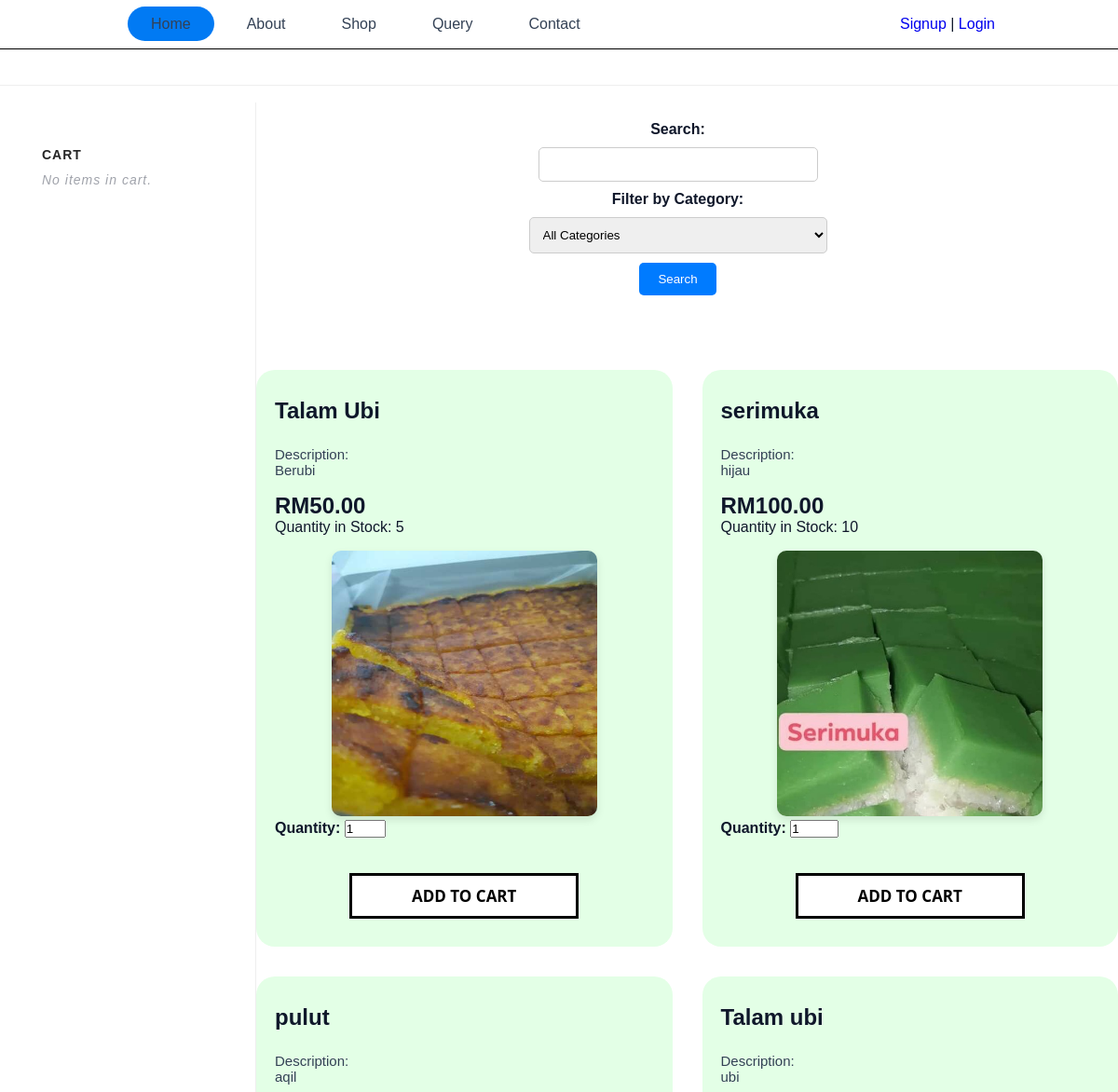
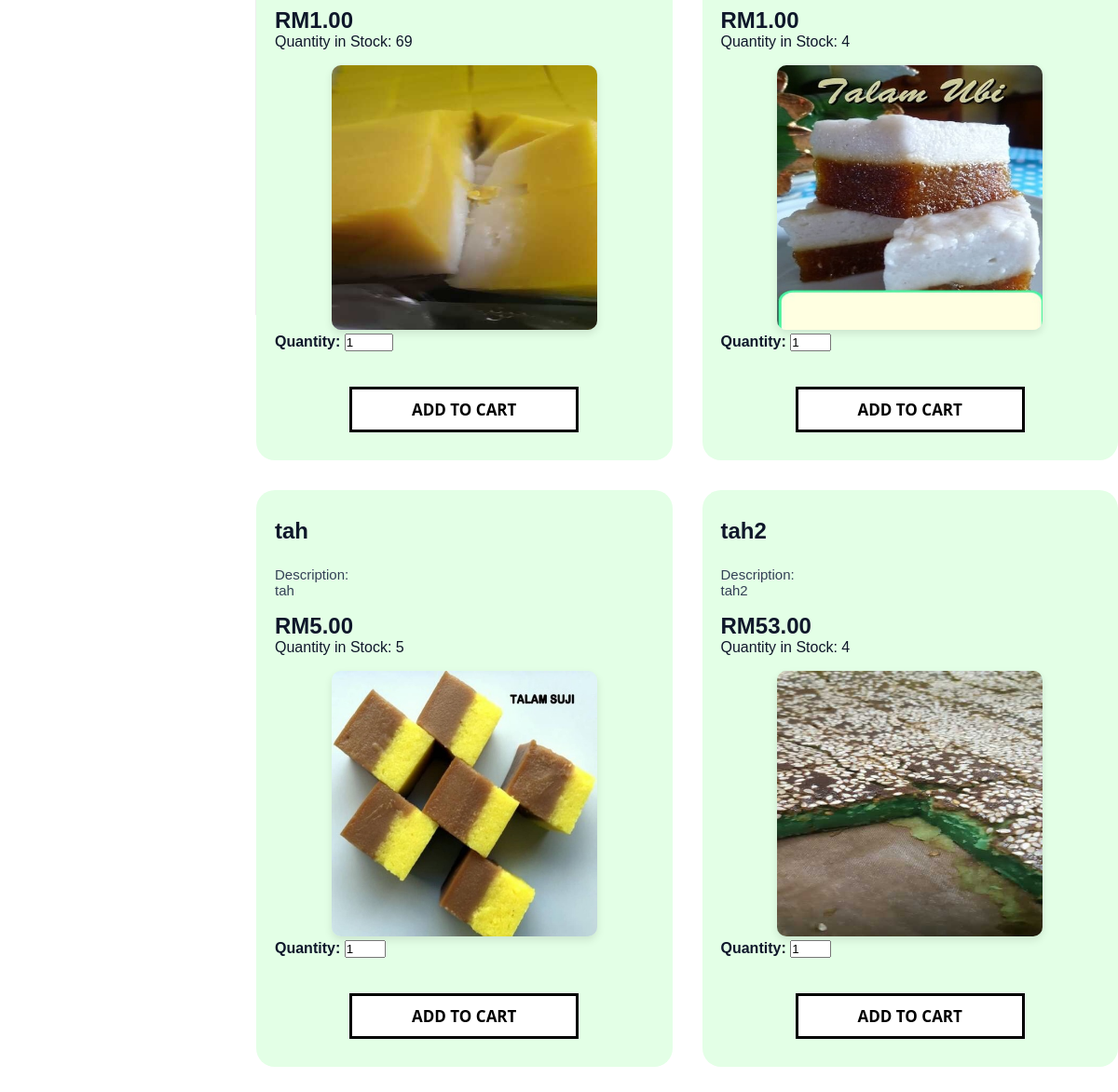
Page /startWeb/kuih.php on the committed database (2 pictures, top to bottom).
### tables this page shows
CREATE TABLE `products` (
  `id` int(100) NOT NULL,
  `name` varchar(100) NOT NULL,
  `details` varchar(500) NOT NULL,
  `price` decimal(10,2) DEFAULT NULL,
  `quantity` int(10) NOT NULL DEFAULT 0,
  `image` varchar(100) NOT NULL
);

### startWeb/kuih.php (the view, shortened to what this page needs)
<?php
$dbc = new mysqli(DB_HOST, DB_USER, DB_PASSWORD, DB_NAME);
if ($_SERVER["REQUEST_METHOD"] == "POST") {
    $search = $_POST["search"];
    $selectedCategory = $_POST["category"];
    $query = "SELECT * FROM products";
    if (!empty($search)) {
        $query .= " WHERE name LIKE '%$search%' OR details LIKE '%$search%'";
    }
    if (!empty($selectedCategory)) {
        $query .= (!empty($search) ? " AND" : " WHERE") . " id IN (SELECT product_id FROM product_category_mapping WHERE category_id = '$selectedCategory')";
    }
} else {
    $query = "SELECT id, name, details, price, quantity, image FROM products";
}
$result = mysqli_query($dbc, $query);
?>
<!DOCTYPE html>
<html lang="en">
<?php include '../include/user_header.php'; ?>
<head>
    <link rel="stylesheet" type="text/css" href="../style/style2.css">
    <link rel="stylesheet" type="text/css" href="../style/style.css">
</head>
<body>
    <div id="wrapper">
        <div id="header">
        </div>
        <div class="cart-icon-bottom">
</div>
<br>
        <div id="sidebar">
            <h3>CART</h3>
            <div id="cart">
                <span class="empty">No items in cart.</span>
            </div>
        </div>
        <form method="post" action="">
    <label for="search">Search:</label>
    <input type="text" id="search" name="search">
    <label for="category">Filter by Category:</label>
    <select id="category" name="category">
        <option value="">All Categories</option>
    </select>
    <input type="submit" value="Search">
</form>
        <div class="feature-content">
            <?php
            if (mysqli_num_rows($result) > 0) {
                while ($row = mysqli_fetch_assoc($result)) {
            ?>
                   <div class="row" data-product-id="<?php echo $row['id']; ?>">
    <div class="main-row">
        <div class="row-text">
            <h3><?php echo $row['name']; ?></h3>
            <h6>Description:<br><?php echo $row['details']; ?></h6>
            <span class="product_price">RM<?php echo $row['price']; ?></span>
            <p>Quantity in Stock: <?php echo $row['quantity']; ?></p>
        </div>
        <div class="row-img">
            <center><img src="../img/<?php echo $row['image']; ?>" alt="<?php echo $row['name']; ?>"></center>
        </div>
        <div class="quantity-input">
            <label for="quantity<?php echo $row['id']; ?>">Quantity:</label>
            <input type="number" id="quantity<?php echo $row['id']; ?>" name="quantity" value="1" min="1" max="<?php echo $row['quantity']; ?>">
        </div>
        <center><button class="add-cart-large">Add To Cart</button></center>
    </div>
</div>
            <?php
                }
            } else {
                echo "No products found.";
            }
            ?>
        </div>
    </div>
</body>
</html>

### style/style.css (style rules this page uses)
* { padding: 0; margin: 0; box-sizing: border-box; font-family: 'Poppins', sans-serif; text-decoration: none; list-style: none; }
:root { --bg-color: #ffffff; --text-color: #0f172a; --main-color:#6b7280; --other-color:#334155; --big-font: 4.3rem; --h2-font: 2.2rem; --p-font: 1rem; }
body { color: var(--text-color); background: var(--bg-color); margin-bottom: 300px; }
html { position: relative; min-height: 100%; }
span { color: var(--main-color); }
.feature-content { display: grid; grid-template-columns: repeat(auto-fit, minmax(300px, 2fr)); gap: 2rem; align-items: stretch; margin-top: 5rem; }
.row { padding: 30px 20px; background: #e3ffe6; border-radius: 20px; transition: all 0.45s ease; display: flex; flex-direction: column; }
.row-img img { width: 70%; height: auto; max-width: 100%; border-radius: 10px; box-shadow: 0 4px 8px rgba(0, 0, 0, 0.1); margin-top: 1rem; }
.row-text h6 { font-size: 15px; font-weight: 500; color: var(--other-color); margin-bottom: 1rem; }
.row-text h3 { margin-bottom: 1.5rem; font-size: 24px; font-weight: 600; }
.product_price { font-size: 24px; color: #0f172a; font-weight: bold; }

### style/style2.css (style rules this page uses)
#header { height:92px; border-bottom:1px solid #eee; }
#sidebar { float:left; background:#fff; width:275px; padding:13px 0 0 45px; height:1400px; border-right:1px solid #eee; }
#sidebar h3 { color:#262626; text-transform:uppercase; font-size:14px; font-weight:700; padding:35px 0 10px 0; letter-spacing:1px; clear:both; }
#cart { padding:0px; }
#cart .empty { font-style:italic; color:#a0a3ab; font-size:14px; letter-spacing:1px; }
div.cart-icon-bottom { position:absolute; background:#fff url("https://s3-us-west-2.amazonaws.com/s.cdpn.io/245657/cart.png") 0 -3px no-repeat; margin:0; width:21px; height:19px; z-index:1; top: 143px; left: 90px; }
.add-cart-large { border: 3px solid #000; font-size: 17px; background: #fff; text-transform: uppercase; font-weight: 700; padding: 10px; font-family: "Open Sans", sans-serif; width: 246px; margin-top: 38px; -webkit-transition: all 200ms ease-out; -moz-transition: all 200ms ease-out; -ms-transition: all 200ms ease-out; -o-transition: all 200ms ease-out; transition: all 200ms ease-out; }

### startWeb/kuih.php (style rules this page uses)
form { display: flex; flex-direction: column; align-items: center; justify-content: center; margin: 20px; }
label { font-weight: bold; margin-bottom: 10px; }
input[type="text"], select { padding: 10px; border: 1px solid #ccc; border-radius: 5px; width: 300px; margin-bottom: 10px; }
select { width: 320px; }
input[type="submit"] { padding: 10px 20px; background-color: #007bff; color: #fff; border: none; border-radius: 5px; cursor: pointer; }

### rows in the picture
products: name "Talam Ubi", details "Berubi", price "50.00", quantity "5", image (picture)
products: name "serimuka", details "hijau", price "100.00", quantity "10", image (picture)
products: name "pulut", details "aqil", price "1.00", quantity "69", image (picture)
products: name "Talam ubi", details "ubi", price "1.00", quantity "4", image (picture)
products: name "tah", details "tah", price "5.00", quantity "5", image (picture)
products: name "tah2", details "tah2", price "53.00", quantity "4", image (picture)
